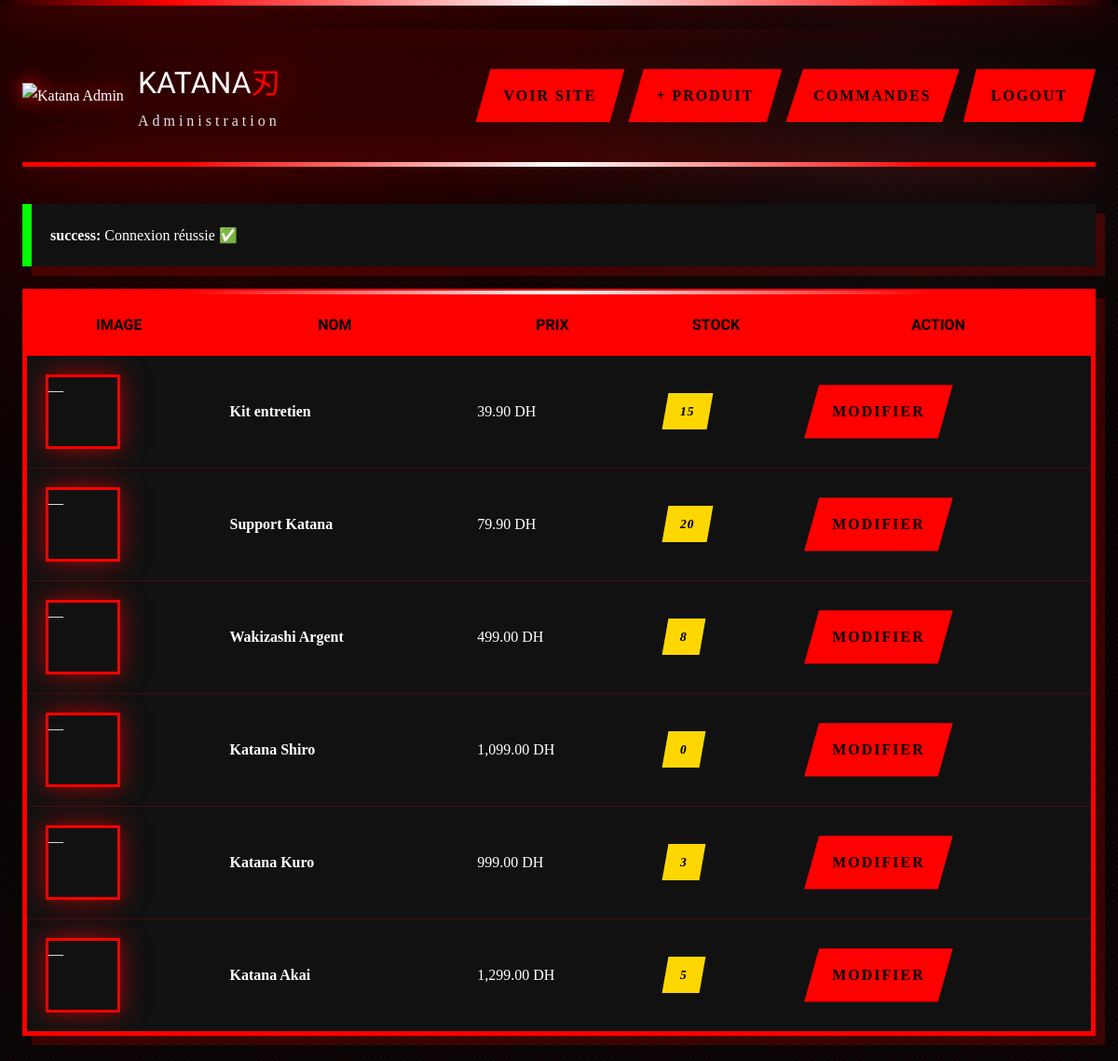
The page /php/admin/products.php (signed in) on the database its author committed.
### tables this page shows
CREATE TABLE products (
  id INT AUTO_INCREMENT PRIMARY KEY,
  name VARCHAR(190) NOT NULL,
  description TEXT NULL,
  price DECIMAL(10,2) NOT NULL DEFAULT 0.00,
  stock INT NOT NULL DEFAULT 0,
  image VARCHAR(255) NULL,
  created_at TIMESTAMP DEFAULT CURRENT_TIMESTAMP,
  CHECK (stock >= 0),
  CHECK (price >= 0)
);

### php/includes/auth.php (called while the page is built, shortened)
<?php
if (!function_exists('get_flash')) {
    function get_flash(): ?array {
        $flash = $_SESSION['flash'];
        return $flash;
    }
}

### php/admin/products.php (the view, shortened to what this page needs)
<?php
require_once __DIR__ . "/../includes/auth.php";
$stmt = $pdo->query("SELECT id, name, price, stock, image FROM products ORDER BY id DESC");
$products = $stmt->fetchAll(PDO::FETCH_ASSOC);
$flash = get_flash();
?>
<!doctype html>
<html lang="fr">
<head>
  <link rel="stylesheet" href="/mini-ecommerce/php/public/assets/style.css">
</head>
<body>
<div class="page">
  <div class="topbar">
    <div class="logo-header">
      <div class="logo-wrap">
        <img src="/mini-ecommerce/php/public/assets/logo-katana.png"
             class="logo-img"
             alt="Katana Admin">
      </div>
      <div class="logo-text">
        <div class="logo-title">
          KATANA<span class="logo-accent">刃</span>
        </div>
        <div class="logo-subtitle">
          Administration
        </div>
      </div>
    </div>
    <div class="actions">
      <a class="btn btn-soft" href="/mini-ecommerce/php/public/index.php">Voir site</a>
      <a class="btn btn-red" href="/mini-ecommerce/php/admin/product_form.php">+ Produit</a>
      <a class="btn btn-soft" href="/mini-ecommerce/php/admin/orders.php">Commandes</a>
      <a class="btn btn-outline" href="/mini-ecommerce/php/public/logout.php">Logout</a>
    </div>
  </div>
  <?php if ($flash): ?>
    <div class="flash <?= htmlspecialchars($flash['type']) ?>">
      <b><?= htmlspecialchars($flash['type']) ?>:</b>
      <?= htmlspecialchars($flash['msg']) ?>
    </div>
  <?php endif; ?>
  <div class="card" style="margin-top:14px; padding:0;">
    <table>
      <thead>
        <tr>
          <th>Image</th>
          <th>Nom</th>
          <th class="right">Prix</th>
          <th class="center">Stock</th>
          <th class="center">Action</th>
        </tr>
      </thead>
      <tbody>
        <?php foreach ($products as $p): ?>
          <tr>
            <td>
              <div class="item-row">
                <?php if (!empty($p['image'])): ?>
                  <img class="thumb"
                       src="/mini-ecommerce/php/public/uploads/<?= htmlspecialchars($p['image']) ?>"
                       alt="<?= htmlspecialchars($p['name']) ?>">
                <?php else: ?>
                  <div class="thumb placeholder">—</div>
                <?php endif; ?>
              </div>
            </td>
            <td>
              <b><?= htmlspecialchars($p['name']) ?></b>
            </td>
            <td class="right">
              <?= number_format((float)$p['price'], 2) ?> DH
            </td>
            <td class="center">
              <span class="badge"><?= (int)$p['stock'] ?></span>
            </td>
            <td class="center">
              <a class="btn btn-soft"
                 href="/mini-ecommerce/php/admin/product_form.php?id=<?= (int)$p['id'] ?>">
                Modifier
              </a>
            </td>
          </tr>
        <?php endforeach; ?>
      </tbody>
    </table>
  </div>
</div>
</body>
</html>

### rows shown on the page
products: name "Kit entretien", price "39.90", stock "15"
products: name "Support Katana", price "79.90", stock "20"
products: name "Wakizashi Argent", price "499.00", stock "8"
products: name "Katana Shiro", price "1,099.00", stock "0"
products: name "Katana Kuro", price "999.00", stock "3"
products: name "Katana Akai", price "1,299.00", stock "5"

### other values the page prints
$flash['type'] "success"
$flash['msg'] "Connexion réussie ✅"
